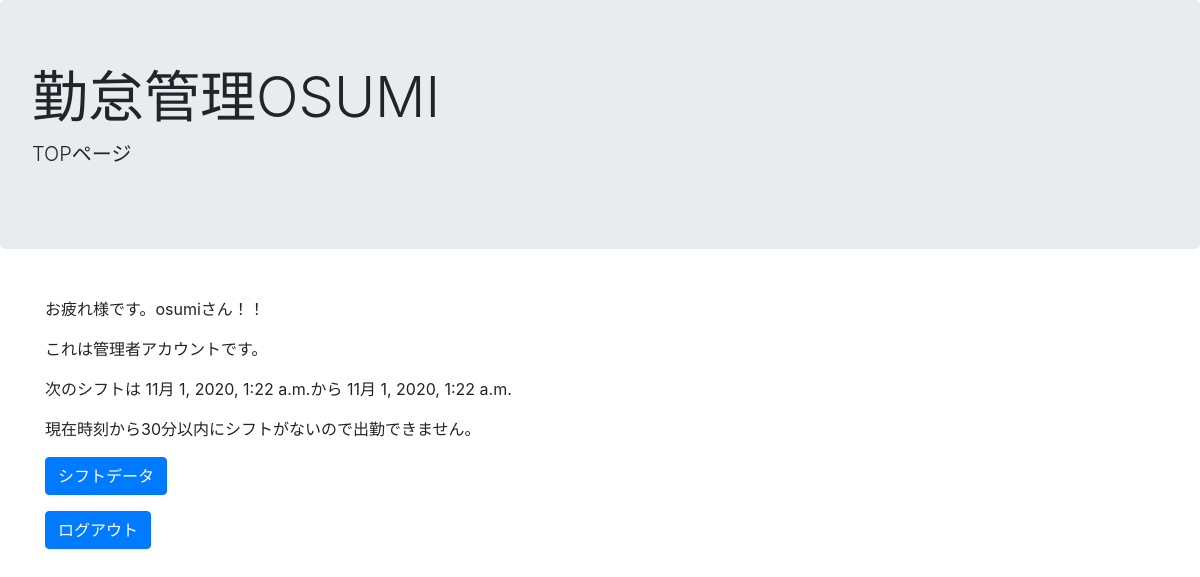
Page /attendance2/ (signed in) on the earlier database version.
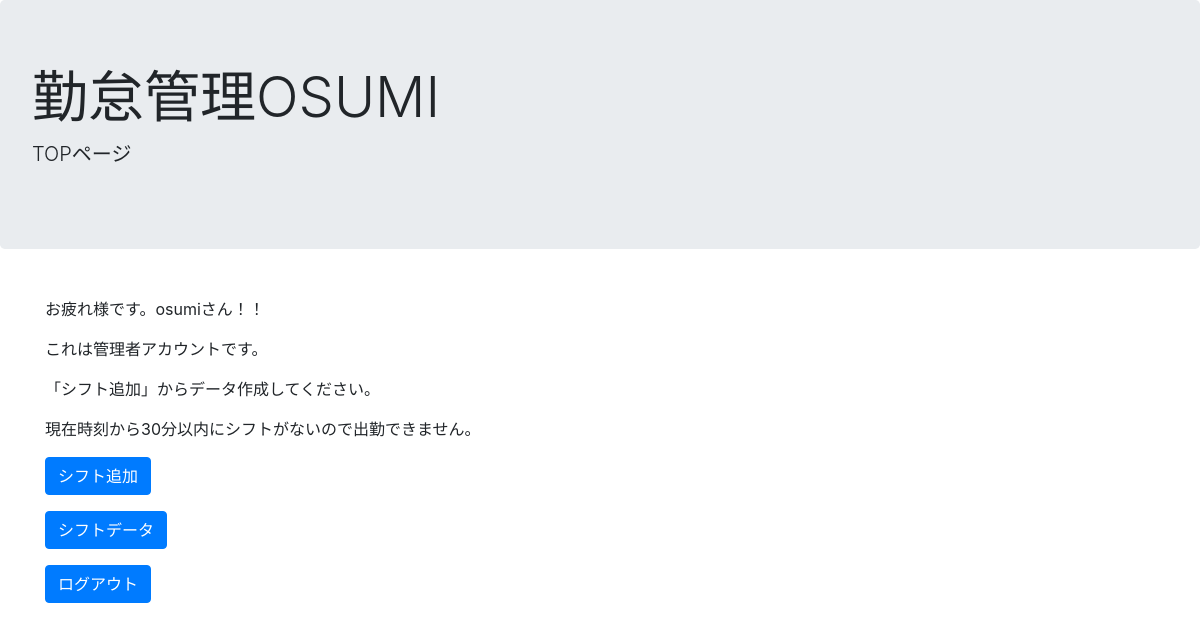
Same page on the later database version.
### attendance2/models.py (models this page shows, shortened)
class Attendance(models.Model):
    user = models.ForeignKey(CustomUser, blank=False, null=False,on_delete=models.CASCADE, verbose_name="スタッフ名")
    scheduled_attend_time = models.DateTimeField(blank=False, null=False,verbose_name="出勤予定時刻")
    scheduled_leave_time = models.DateTimeField(blank=False, null=False,verbose_name="退勤予定時刻")
    attend_time = models.DateTimeField(blank=True, null=True, verbose_name="出勤時刻")
    leave_time = models.DateTimeField(blank=True, null=True, verbose_name="退勤時刻")
    work_time=models.DurationField(default=timedelta(), verbose_name="労働時間")
    remarks = models.TextField(blank=True, null=True, verbose_name="備考欄")

### attendance2/views.py (the view, shortened to what this page needs)
# urls.py: path('', views.home, name='home'),#TOPページ
def home(request):#TOPページ
    from .models import Attendance
    params = {'message': str(request.user)}
    if Attendance.objects.filter(Q(user=request.user),Q(scheduled_attend_time__lt=datetime.now()+timedelta(minutes=30)),Q(scheduled_leave_time__gt=datetime.now()),Q(attend_time=None),Q(leave_time=None)).exists():
        if Attendance.objects.filter(Q(user=request.user),Q(scheduled_leave_time__gt=datetime.now()),Q(attend_time=None)|Q(leave_time=None)).exists():
            data=Attendance.objects.filter(Q(user=request.user),Q(scheduled_leave_time__gt=datetime.now()),Q(attend_time=None)|Q(leave_time=None)).earliest('scheduled_attend_time')
            params = {  'message': request.user,#アカウントユーザー名表示
                        'attend_flag':True,#出勤ボタン表示flag
                        'leave_flag':False,#退勤ボタン表示flag
                        'data_flag':True,#データ存在flag
                        'data':data#次のシフト表示
                    }
        else:
            params = {  'message': request.user,
                        'attend_flag':True,
                        'leave_flag':False,
                        'data_flag':False
                    }
    elif Attendance.objects.filter(user=request.user,scheduled_leave_time__gt=datetime.now()).exists():
        if Attendance.objects.filter(Q(user=request.user),Q(scheduled_leave_time__gt=datetime.now()),Q(attend_time=None)|Q(leave_time=None)).exists():
            data=Attendance.objects.filter(Q(user=request.user),Q(scheduled_leave_time__gt=datetime.now()),Q(attend_time=None)|Q(leave_time=None)).earliest('scheduled_attend_time')
            params = {  'message': request.user,
                        'attend_flag':False,
                        'leave_flag':False,
                        'data_flag':True,
                        'data':data
                    }
        else:
            params = {  'message': request.user,
                        'attend_flag':False,
                        'leave_flag':False,
                        'data_flag':False
                    }
    else:
        params = {  'message': request.user,
                    'attend_flag':False,
                    'leave_flag':False,
                    'data_flag':False
                }
    return render(request, 'attendance2/home.html',params)

### attendance2/templates/attendance2/home.html (shortened to what this page needs)
<!doctype html>
<html lang="ja">
  <head>
    <link rel="stylesheet" href="https://stackpath.bootstrapcdn.com/bootstrap/4.5.0/css/bootstrap.min.css">
  </head>
  <body>
  </body>
</html>
<!DOCTYPE html>
<html>
    <div class="jumbotron">
        <h1 class='display-4'>勤怠管理OSUMI</h1>
        <p class='lead'>TOPページ</p>
    </div>
    <div class="py-3">
        <div class="container">
            <p>お疲れ様です。{{ message }}さん！！<p />
            {% if request.user.authority == '管理者'%}
                これは管理者アカウントです。
            {% elif request.user.authority == '一般人' %}
                これは一般ユーザーアカウントです。
            {% else %}
                このアカウントはログインしていません。
            {% endif %}
            <p />
            {% if data_flag and attend_flag == False and leave_flag ==　False　%}
                次のシフトは
                {{data.scheduled_attend_time}}から
                {{data.scheduled_leave_time}}<p />
            {% elif data_flag %}
                現在のシフトは
                {{data.scheduled_attend_time}}から
                {{data.scheduled_leave_time}}<p />
            {% else %}
                「シフト追加」からデータ作成してください。<p />
            {% endif %}
            {% if attend_flag == False and leave_flag　== False %}
                現在時刻から30分以内にシフトがないので出勤できません。<p />
            {% elif attend_flag == True %}
                出勤できます。出勤ボタンを押してください。<p />
            {% elif leave_flag == True %}
                退勤できます。退勤ボタンを押してください。<p />
            {% endif %}
            {% if data_flag == False and request.user.authority == '管理者'%}
                <a href='shift_addition_menu' class='btn btn-primary'>シフト追加</a><p />
            {% endif %}
            <a href='list' class='btn btn-primary'>シフトデータ</a><p />
            <a href='../myapp' class='btn btn-primary'>ログアウト</a><p />
</html>

Differences in the rows shown:
removed Attendance: scheduled_attend_time "11月 1, 2020, 1:22 a.m.", scheduled_leave_time "11月 1, 2020, 1:22 a.m."
Other differences:
text no longer shown: "次のシフトは から"
text now shown: "「シフト追加」からデータ作成してください。 シフト追加"
